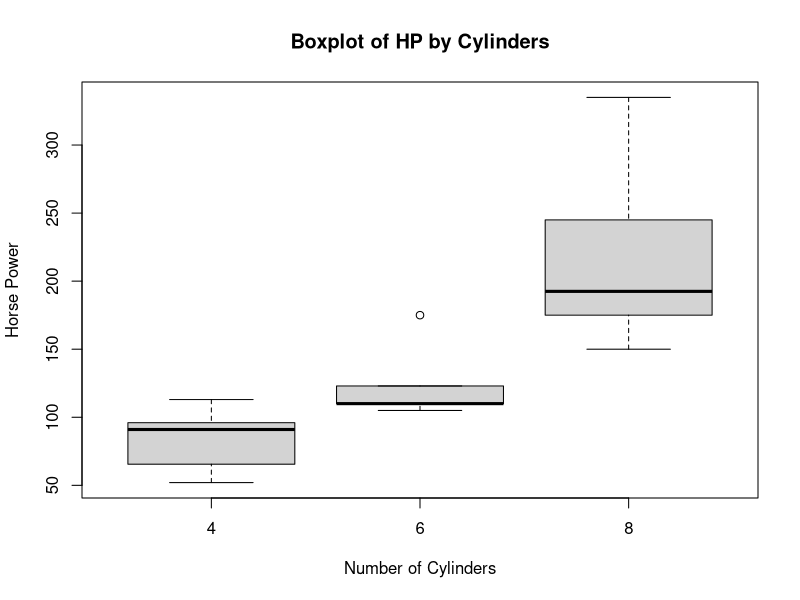

Here is the R script that generated this plot:
## ---- chunk 1
1 + 1
## ---- chunk 2
#| echo: false
2 * 2
## ---- chunk 3

data("mtcars")

boxplot(mtcars$hp ~ factor(mtcars$cyl), 
        main = "Boxplot of HP by Cylinders", 
        xlab = "Number of Cylinders", ylab = "Horse Power")



